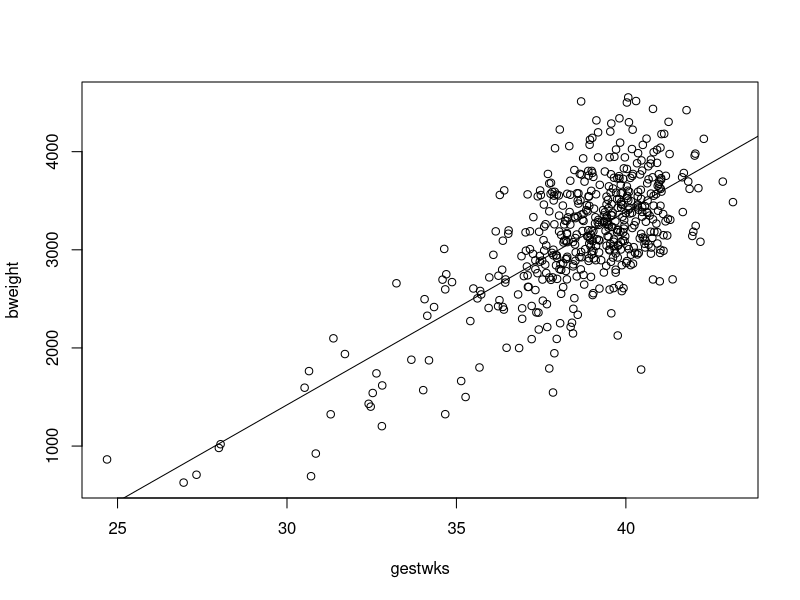
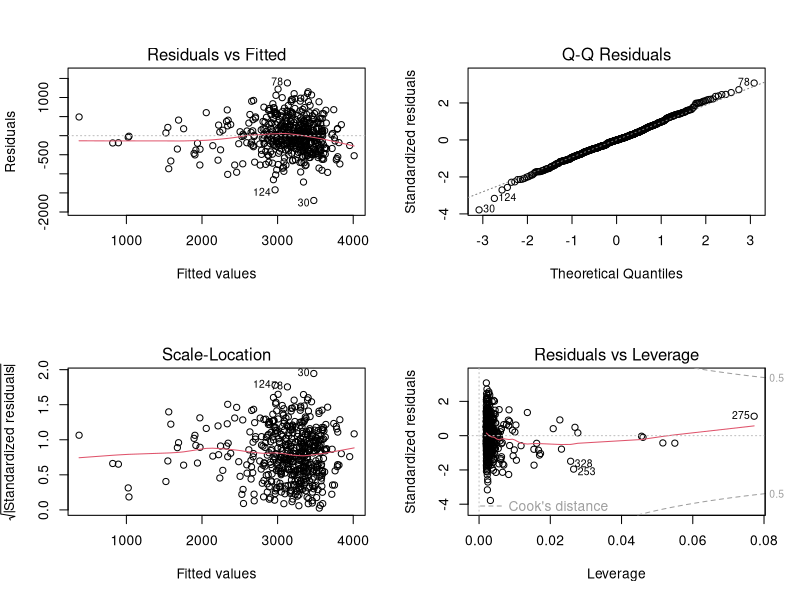
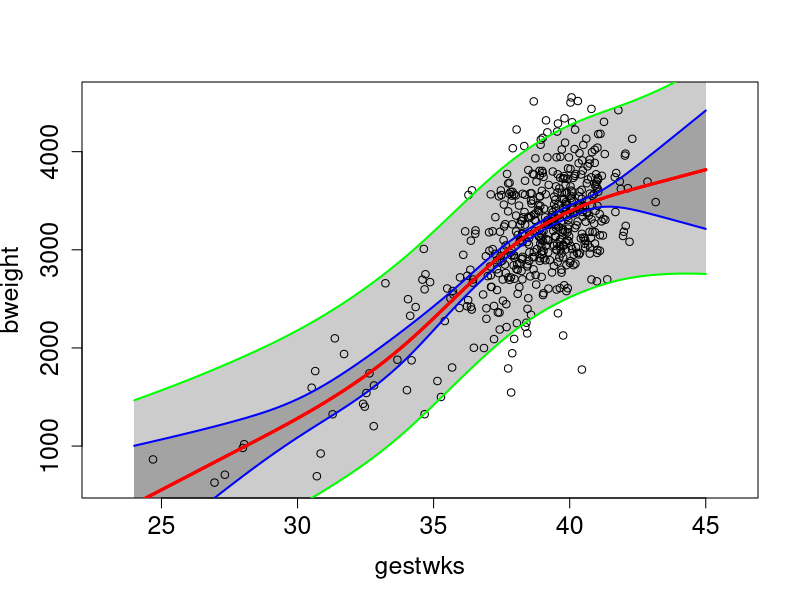
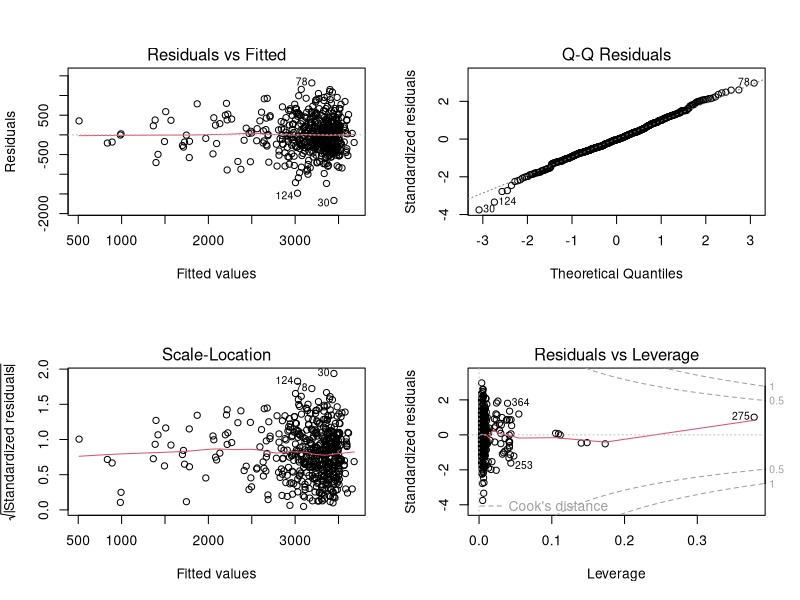
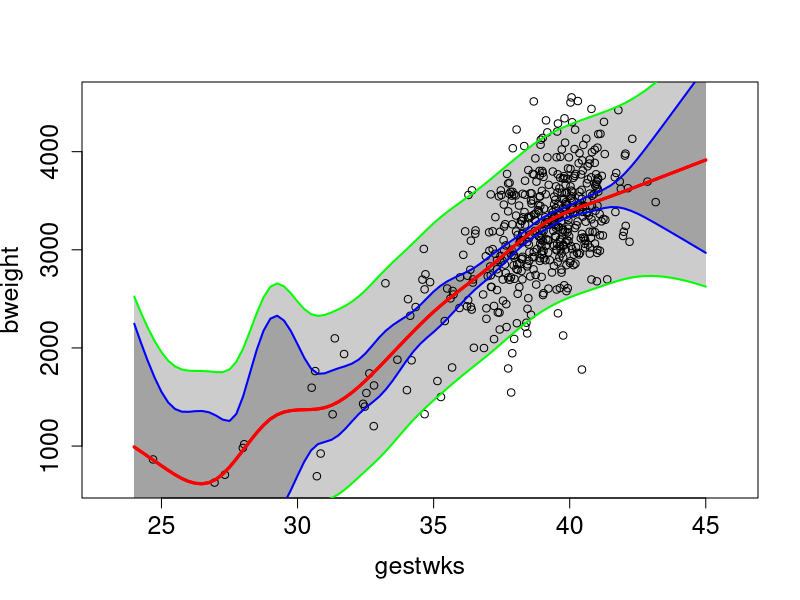
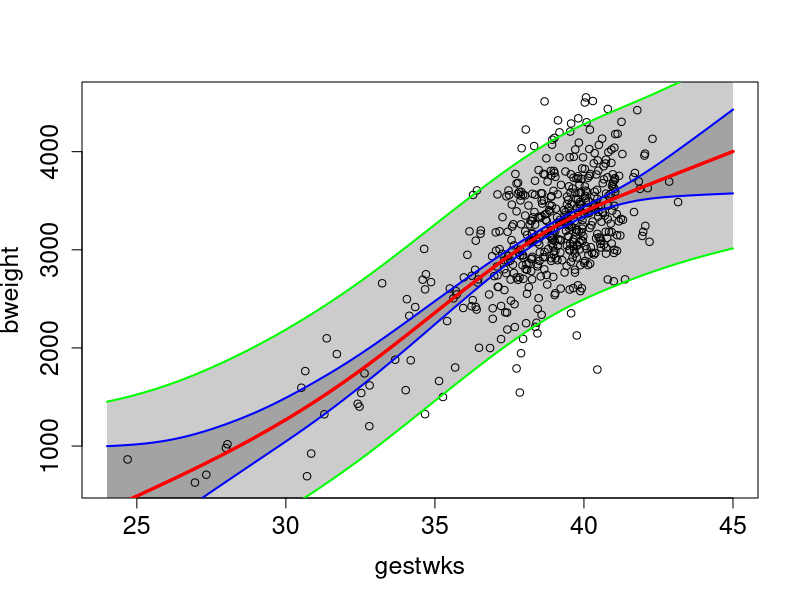
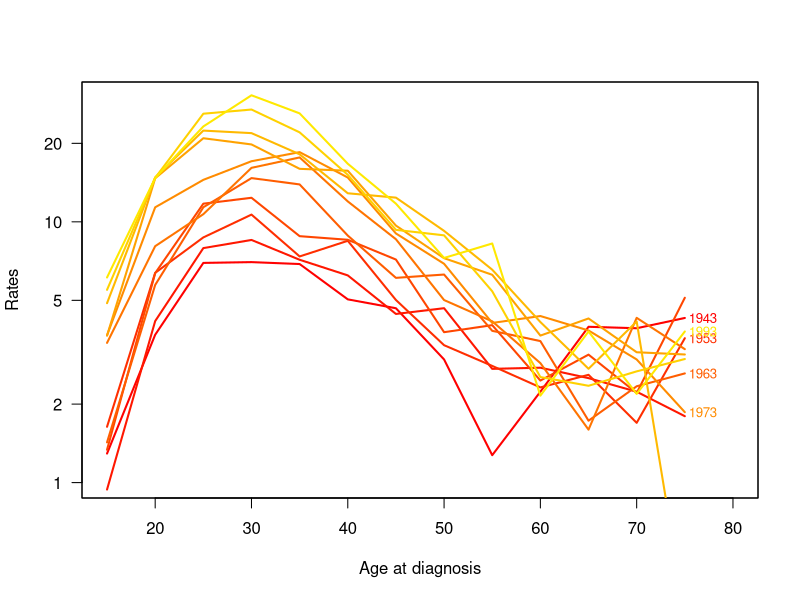
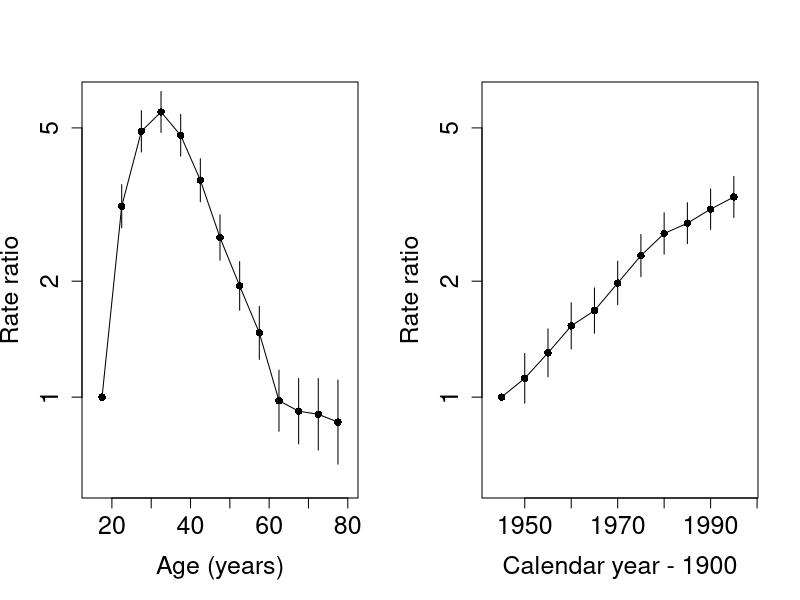

Source code (R) for these figures, in order:
### R code from vignette source 'cont-eff-s.rnw'
### Encoding: ISO8859-1

###################################################
### code chunk number 1: cont-eff-s.rnw:3-6
###################################################
options( width=90,
         SweaveHooks=list( fig=function()
         par(mar=c(3,3,1,1),mgp=c(3,1,0)/1.6,las=1,bty="n") ) )


###################################################
### code chunk number 2: data-births
###################################################
library(Epi)
data(births)
par(mfrow=c(1,1))
with(births, plot(gestwks, bweight))
mlin <- lm( bweight ~ gestwks, data = births )
abline( mlin )


###################################################
### code chunk number 3: diag-lin
###################################################
par( mfrow=c(2,2) )
plot( mlin )


###################################################
### code chunk number 4: bweight-gestwks-Ns5
###################################################
library(splines)
mNs5 <- lm( bweight ~ Ns( gestwks, knots = c(28,34,38,40,43)), 
            data = births )
round( ci.exp( mNs5, Exp=FALSE ), 1)


###################################################
### code chunk number 5: plotFitPredInt
###################################################
plotFitPredInt <- function( xval, fit, pred, ...)
{
    matshade( xval, fit,  lwd=2, alpha=0.2)
    matshade( xval, pred, lwd=2, alpha=0.2)
    matlines( xval, fit,  lty=1, lwd=c(3,2,2), col=c("red","blue","blue") )
    matlines( xval, pred, lty=1, lwd=c(3,2,2), col=c("red","green","green") )
}


###################################################
### code chunk number 6: Ns5-pred
###################################################
nd <- data.frame(gestwks = seq(24, 45, by = 0.25) ) 
fit.Ns5 <- predict( mNs5, newdata=nd, interval="conf" )
pred.Ns5 <- predict( mNs5, newdata=nd, interval="pred" )
par(mfrow=c(1,1))
with( births, plot(bweight ~ gestwks, xlim=c(23, 46), 
                   cex.axis=1.5, cex.lab=1.5 ) )
plotFitPredInt(xval=nd$gestwks, fit=fit.Ns5, pred=pred.Ns5)


###################################################
### code chunk number 7: cubic-diag
###################################################
par(mfrow=c(2,2))
plot(mNs5)


###################################################
### code chunk number 8: bweigth-gestwks-Ns10
###################################################
mNs10 <- lm( bweight ~ Ns( gestwks, 
        knots = seq(25, 43, by = 2)), data = births)
round(ci.lin(mNs10)[ , c(1,5,6)], 1)
fit.Ns10 <- predict( mNs10, newdata=nd, interval="conf" )
pred.Ns10 <- predict( mNs10, newdata=nd, interval="pred" )
par(mfrow=c(1,1))
with( births, plot( bweight ~ gestwks, xlim = c(23, 46), 
                    cex.axis= 1.5, cex.lab = 1.5 )  )
plotFitPredInt( nd$gestwks, fit.Ns10, pred.Ns10)


###################################################
### code chunk number 9: bweight-gestwks-mPs
###################################################
library(mgcv)
mPs <- gam( bweight ~ s(gestwks), data = births)		
summary(mPs)	


###################################################
### code chunk number 10: mPs-sig2
###################################################
mPs$sig2
sqrt(mPs$sig2)


###################################################
### code chunk number 11: bweight-gestwks-mPs-plot
###################################################
pr.Ps <- predict( mPs, newdata=nd, se.fit=TRUE )
str(pr.Ps) # with se.fit=TRUE, only two columns: fitted value and its SE
fit.Ps <- cbind(pr.Ps$fit, 
                pr.Ps$fit - 2*pr.Ps$se.fit, 
                pr.Ps$fit + 2*pr.Ps$se.fit)
pred.Ps <- cbind(pr.Ps$fit,  # must add residual variance to se.fit^2
                 pr.Ps$fit - 2*sqrt( pr.Ps$se.fit^2 + mPs$sig2), 
                 pr.Ps$fit + 2*sqrt( pr.Ps$se.fit^2 + mPs$sig2))
par(mfrow=c(1,1))
with(births, plot(bweight ~ gestwks, xlim=c(24, 45), 
                  cex.axis=1.5, cex.lab=1.5) )
plotFitPredInt(nd$gestwks, fit.Ps, pred.Ps)


###################################################
### code chunk number 12: data-input
###################################################
 library( Epi )
   data( testisDK )
    str( testisDK )
summary( testisDK )
   head( testisDK )


###################################################
### code chunk number 13: housekeeping
###################################################
tdk <- subset(testisDK, A > 14 & A < 80)
tdk$Age <- cut(tdk$A, br = 5*(3:16), include.lowest=TRUE, right=FALSE)
   nAge <- length(levels(tdk$Age))
tdk$Per <- cut(tdk$P, br = seq(1943,1998,by=5), 
               include.lowest=TRUE, right=FALSE)
   nPer <- length(levels(tdk$Per))


###################################################
### code chunk number 14: tabulation
###################################################
tab <- stat.table(  index = list(Age, Per),
                 contents = list(D = sum(D), 
                                 Y = sum(Y/1000),
                              rate = ratio(D, Y, 10^5) ),
                  margins = TRUE, 
                     data = tdk ) 
print(tab, digits=c(sum=0, ratio=1))	


###################################################
### code chunk number 15: plot-rates
###################################################
str(tab)
par(mfrow=c(1,1))
rateplot( rates=tab[3, 1:nAge, 1:nPer], which="ap", ylim=c(1,30), 
           age=seq(15, 75, 5), per=seq(1943, 1993, 5), 
           col=heat.colors(16), ann=TRUE )


###################################################
### code chunk number 16: mCat
###################################################
tdk$Y <- tdk$Y/100000
mCat <- glm( cbind(D,Y) ~ Age + Per, 
             family=poisreg(link=log), data= tdk )
round( ci.exp( mCat ), 2)


###################################################
### code chunk number 17: mCat-est
###################################################
aMid <- seq(17.5, 77.5, by = 5)
pMid <- seq(1945, 1995, by = 5)
par(mfrow=c(1,2))
plot( c(15,80), c(0.6, 6), type="n", log="y", 
      cex.lab = 1.5, cex.axis = 1.5, 
   xlab = "Age (years)", ylab = "Rate ratio") 
lines( aMid,  c( 1, ci.exp(mCat)[2:13, 1] ), type = "o", pch = 16 )
segments( aMid[-1],  ci.exp(mCat)[2:13, 2], 
          aMid[-1], ci.exp(mCat)[2:13, 3] ) 
plot( c(1943,1998), c(0.6, 6), type="n", log="y", 
      cex.lab = 1.5, cex.axis = 1.5, 
   xlab = "Calendar year - 1900", ylab = "Rate ratio") 
lines( pMid,c( 1, ci.exp(mCat)[14:23, 1] ), type = 'o', pch = 16 )
segments( pMid[-1],  ci.exp(mCat)[14:23, 2], 
          pMid[-1],  ci.exp(mCat)[14:23, 3] ) 


###################################################
### code chunk number 18: mCat2-new-ref
###################################################
tdk$Per70 <- Relevel(tdk$Per, ref = 6)
mCat2 <- glm( cbind(D,Y) ~ -1 + Age +Per70, 
              family=poisreg(link=log), data= tdk )
round( ci.exp( mCat2 ), 2)


###################################################
### code chunk number 19: mCat2-plot
###################################################
par(mfrow=c(1,2))
plot( c(15,80), c(2, 20), type="n", log="y", cex.lab = 1.5, cex.axis = 1.5, 
   xlab = "Age (years)", ylab = "Incidence rate (per 100000 y)") 
lines( aMid,  c(ci.exp(mCat2)[1:13, 1] ), type = "o", pch = 16) 
plot( c(1943,1998), c(0.4, 2), type="n", log="y", 
      cex.lab = 1.5, cex.axis = 1.5, 
   xlab = "Calendar year", ylab = "Rate ratio") 
lines( pMid, c(ci.exp(mCat2)[14:18, 1], 1, ci.exp(mCat2)[19:23, 1]),  
   type = "o", pch = 16 )
abline(h=1, col="gray")


###################################################
### code chunk number 20: mPen
###################################################
library(mgcv)
mPen <- gam( cbind(D, Y) ~ s(A) + s(P),  
           family = poisreg(link=log), data = tdk)
summary(mPen)					


###################################################
### code chunk number 21: mPen-plot
###################################################
par(mfrow=c(1,2))
plot(mPen, seWithMean=TRUE)


###################################################
### code chunk number 22: mPen-check
###################################################
par(mfrow=c(2,2))
gam.check(mPen)					


###################################################
### code chunk number 23: mPen2
###################################################
mPen2 <- gam( cbind(D,Y) ~ s(A, k=20) + s(P),  
           family = poisreg(link=log), data = tdk)
summary(mPen2)
par(mfrow=c(2,2))
gam.check(mPen2)					


###################################################
### code chunk number 24: mPen2-plot
###################################################
par( mfrow=c(1,2) )
plot( mPen2, seWithMean=TRUE )
abline( v=1968, h=0, lty=3 )


###################################################
### code chunk number 25: mPen2-newplot
###################################################
par( mfrow=c(1,2) )
icpt <- coef(mPen2)[1]  #  estimated intecept
plot( mPen2, seWithMean=TRUE, select=1, rug=FALSE,       
      yaxt="n", ylim= c(log(1),log(20)) - icpt, 
      xlab="Age (y)", ylab="Mean rate (/100000 y)" )
axis(2, at = log( c(1, 2, 5, 10, 20)) - icpt, labels=c(1, 2, 5, 10, 20) )
plot( mPen2, seWithMean=TRUE, select=2, rug=FALSE, 
      yaxt="n", ylim=c( log(0.4), log(2) ), 
      xlab="Calendat year", ylab="Relative rate")
axis(2, at=log( c(0.5, 0.75, 1, 1.5, 2)), labels = c(0.5, 0.75, 1, 1.5, 2))
abline( v=1968, h=0, lty=3 )


###################################################
### code chunk number 26: mNs
###################################################
mNs <- glm( cbind(D,Y) ~ Ns(A, knots = seq(15, 75, 10)) +
                Ns(P, knots = seq(1950, 1990, 10)),
                 family=poisreg, data=tdk )
summary( mNs)


###################################################
### code chunk number 27: cont-eff-s.rnw:491-507
###################################################
summary( mNs )
aa <- 15:79
pp <- 1943:1996
# for the prediction
ndp <- data.frame( A=aa, P=1970, Y=1 )
# for the RR between pp and 1970
ndx <- data.frame( A=50, P=pp  , Y=1 )
ndr <- data.frame( A=50, P=1970, Y=1 )
par(mfrow=c(1,2))
matplot( aa, ci.pred( mNs, ndp ),
          log="y", xlab="Age", ylab="Incidence rate (per 100000 y)",
          type="l", lty=1, lwd=c(3,1,1), col = c("red", "blue",  "blue") )
matplot( pp, ci.exp( mNs, list(ndx,ndr) ),
          log="y", xlab="Year", ylab="Rate ratio",
          type="l", lty=1, lwd=c(3,1,1), col= c("red", "blue",  "blue") )
abline( h=1,v=1970)


###################################################
### code chunk number 28: gamNs
###################################################
par(mfrow=c(1,2))
matplot( ndp$A, ci.pred( mNs, ndp ),
          log="y", xlab="Age", ylab="Incidence rate (per 100000 y)",
          type="l", lty=1, lwd=c(3,1,1), col = c("red", "blue",  "blue") )
matshade( ndp$A, ci.pred( mPen2, ndp ), lwd=2, lty=3 )
matplot( ndx$P, ci.exp( mNs, list(ndx,ndr) ),
          log="y", xlab="Year", ylab="Rate ratio",
          type="l", lty=1, lwd=c(3,1,1), col= c("red", "blue",  "blue") )
matshade( ndx$P, ci.exp( mPen2, list(ndx,ndr) ), lwd=2, lty=3 )
abline( h=1,v=1970)


###################################################
### code chunk number 29: all items
###################################################
 a.kn <- seq(15,75,10)
 p.kn <- seq(50,90,10)
 a.pt <- 15:75
 p.pt <- 45:95
 p.ref <- 70
 na <- length(a.pt)
 np <- length(p.pt)
 As <- Ns( a.pt, knots=a.kn )
 Ps <- Ns( p.pt, knots=p.kn )
 Prp <- Ns( rep(p.ref,np), knots=p.kn )
 Pra <- Ns( rep(p.ref,na), knots=p.kn )
 mAP <- glm( D ~ Ns(A,knots=a.kn) + Ns(P,knots=p.kn),
                 offset=log(Y), family=poisson, data= tdk )
 par( mfrow=c(1,2) )
 matplot( a.pt, ci.exp( mAP, ctr.mat=cbind(1,As,Pra) )*10^5,
          log="y", xlab="Age",
          ylab=paste( "Incidence (/100,000 y) in", p.ref ),
          type="l", lty=1, lwd=c(3,1,1), col="black",
          ylim=c(1,20) )
 matplot( p.pt, ci.exp( mAP, ctr.mat=Ps-Prp, subset="P" ),
          log="y", xlab="Age", ylab="Rate ratio",
          type="l", lty=1, lwd=c(3,1,1), col="black",
          ylim=c(1,20)/4 )
 abline( h=1, v=p.ref )


###################################################
### code chunk number 30: Age-cohort
###################################################
 tdk <- transform( tdk, B = P-A )
 # with( testisDK, hist( rep(B,D), breaks=100, col="black" ) )
 a.kn <- seq(15,75,5)
 b.kn <- seq(00,70,5)
 a.pt <- 10:75
 b.pt <- (-10):70
 b.ref <- 40
 na <- length(a.pt)
 nb <- length(b.pt)
 As <- Ns( a.pt, knots=a.kn )
 Bs <- Ns( b.pt, knots=b.kn )
 Brb <- Ns( rep(b.ref,nb), knots=b.kn )
 Bra <- Ns( rep(b.ref,na), knots=b.kn )
 mAB <- glm( D ~ Ns(A,knots=a.kn) + Ns(B,knots=b.kn),
                 offset=log(Y), family=poisson, data= tdk )
 par( mfrow=c(1,2) )
 matplot( a.pt, ci.exp( mAB, ctr.mat=cbind(1,As,Bra) )*10^5,
          log="y", xlab="Age",
          ylab=paste( "Incidence per 100,000 y, in", b.ref, "birth cohort"),
          type="l", lty=1, lwd=c(3,1,1), col= c("red", "blue",  "blue") ,
          ylim=c(1,20) )
 matplot( b.pt, ci.exp( mAB, ctr.mat=Bs-Brb, subset="B" ),
          log="y", xlab="Age", ylab="Rate ratio",
          type="l", lty=1, lwd=c(3,1,1),  col= c("red", "blue", "blue") ,
          ylim=c(1,20)/4 )
 abline( h=1, v=b.ref )
